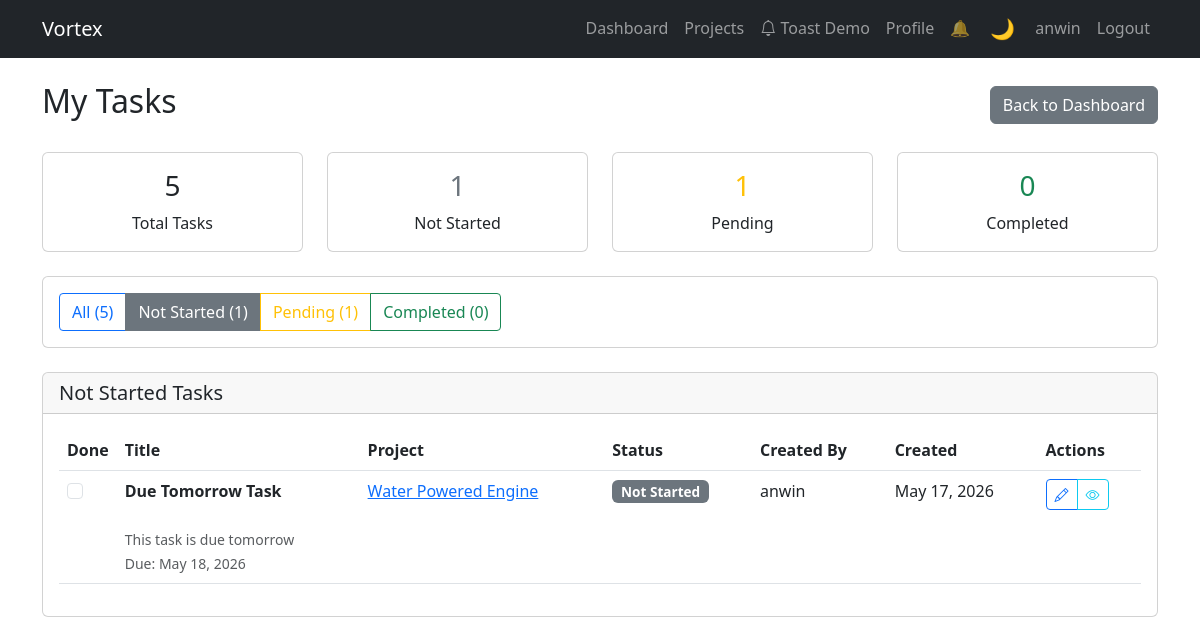
/api/tasks/?status=not_started (signed in), run on the app's committed database.
### apps/accounts/models.py (models this page shows, shortened)
class User(AbstractUser):
    ROLE_CHOICES = [
        ('admin', 'Admin'),
        ('manager', 'Manager'),
        ('member', 'Member'),
    ]
    id = models.UUIDField(primary_key=True, default=uuid.uuid4, editable=False)
    email = models.EmailField(unique=True)
    profile_image = models.URLField(blank=True, null=True)
    bio = models.TextField(blank=True, null=True)
    role = models.CharField(max_length=20, choices=ROLE_CHOICES, default='member')
    created_at = models.DateTimeField(auto_now_add=True)
    updated_at = models.DateTimeField(auto_now=True)
    USERNAME_FIELD = 'email'
    REQUIRED_FIELDS = ['username']
    class Meta:
        ordering = ['-created_at']

### apps/tasks/models.py (models this page shows, shortened)
class Task(models.Model):
    STATUS_CHOICES = [
        ('not_started', 'Not Started'),
        ('pending', 'Pending'),
        ('done', 'Done'),
        ('completed', 'Completed'),
        ('overdue', 'Overdue'),
    ]
    PRIORITY_CHOICES = [
        ('low', 'Low'),
        ('medium', 'Medium'),
        ('high', 'High'),
        ('urgent', 'Urgent'),
    ]
    id = models.UUIDField(primary_key=True, default=uuid.uuid4, editable=False)
    project = models.ForeignKey(
        Project,
        on_delete=models.CASCADE,
        related_name='tasks'
    )
    title = models.CharField(max_length=200)
    description = models.TextField(blank=True)
    assigned_to = models.ForeignKey(
        settings.AUTH_USER_MODEL,
        on_delete=models.SET_NULL,
        null=True,
        blank=True,
        related_name='assigned_tasks'
    )
    created_by = models.ForeignKey(
        settings.AUTH_USER_MODEL,
        on_delete=models.CASCADE,
        related_name='created_tasks'
    )
    status = models.CharField(
        max_length=20,
        choices=STATUS_CHOICES,
        default='not_started'
    )
    priority = models.CharField(
        max_length=20,
        choices=PRIORITY_CHOICES,
        default='medium'
    )
    due_date = models.DateField(null=True, blank=True)
    created_at = models.DateTimeField(auto_now_add=True)
    updated_at = models.DateTimeField(auto_now=True)
    class Meta:
        ordering = ['-created_at']

### apps/projects/models.py (models this page shows, shortened)
class Project(models.Model):
    id = models.UUIDField(primary_key=True, default=uuid.uuid4, editable=False)
    name = models.CharField(max_length=200)
    description = models.TextField()
    owner = models.ForeignKey(
        settings.AUTH_USER_MODEL,
        on_delete=models.CASCADE,
        related_name='owned_projects'
    )
    members = models.ManyToManyField(
        settings.AUTH_USER_MODEL,
        through='ProjectMember',
        through_fields=('project', 'user'),
        related_name='projects',
        blank=True
    )
    created_at = models.DateTimeField(auto_now_add=True)
    updated_at = models.DateTimeField(auto_now=True)
    class Meta:
        ordering = ['-created_at']

### apps/tasks/views.py (the view)
# urls.py: path('', views.task_list, name='task_list'),
@login_required
def task_list(request):
    status_filter = request.GET.get('status', 'all')
    tasks = Task.objects.filter(assigned_to=request.user).select_related('project', 'created_by')
    if status_filter == 'pending':
        tasks = tasks.filter(status='pending')
    elif status_filter == 'not_started':
        tasks = tasks.filter(status='not_started')
    elif status_filter == 'completed':
        tasks = tasks.filter(status='completed')
    all_count = Task.objects.filter(assigned_to=request.user).count()
    pending_count = Task.objects.filter(assigned_to=request.user, status='pending').count()
    not_started_count = Task.objects.filter(assigned_to=request.user, status='not_started').count()
    completed_count = Task.objects.filter(assigned_to=request.user, status='completed').count()
    context = {
        'tasks': tasks,
        'status_filter': status_filter,
        'all_count': all_count,
        'pending_count': pending_count,
        'not_started_count': not_started_count,
        'completed_count': completed_count,
    }
    return render(request, 'tasks/task_list.html', context)

### apps/common/templatetags/json_tags.py (called while the page is built, shortened)
@register.filter(name='safe_json')
def safe_json(value):
    if not value:
        return mark_safe('[]')

### apps/tasks/templates/tasks/task_list.html (shortened to what this page needs)
{% extends 'accounts/base.html' %}
{% block content %}
<div class="d-flex justify-content-between align-items-center mb-4">
    <h2>My Tasks</h2>
    <a href="{% url 'accounts:dashboard' %}" class="btn btn-secondary">Back to Dashboard</a>
</div>
<div class="row mb-4">
    <div class="col-md-3">
        <div class="card text-center">
            <div class="card-body">
                <h3>{{ all_count }}</h3>
                <p class="mb-0">Total Tasks</p>
            </div>
        </div>
    </div>
    <div class="col-md-3">
        <div class="card text-center">
            <div class="card-body">
                <h3 class="text-secondary">{{ not_started_count }}</h3>
                <p class="mb-0">Not Started</p>
            </div>
        </div>
    </div>
    <div class="col-md-3">
        <div class="card text-center">
            <div class="card-body">
                <h3 class="text-warning">{{ pending_count }}</h3>
                <p class="mb-0">Pending</p>
            </div>
        </div>
    </div>
    <div class="col-md-3">
        <div class="card text-center">
            <div class="card-body">
                <h3 class="text-success">{{ completed_count }}</h3>
                <p class="mb-0">Completed</p>
            </div>
        </div>
    </div>
</div>
<div class="card mb-4">
    <div class="card-body">
        <div class="btn-group" role="group">
            <a href="{% url 'tasks:task_list' %}"
               class="btn btn-{% if status_filter == 'all' %}primary{% else %}outline-primary{% endif %}">
                All ({{ all_count }})
            </a>
            <a href="{% url 'tasks:task_list' %}?status=not_started"
               class="btn btn-{% if status_filter == 'not_started' %}secondary{% else %}outline-secondary{% endif %}">
                Not Started ({{ not_started_count }})
            </a>
            <a href="{% url 'tasks:task_list' %}?status=pending"
               class="btn btn-{% if status_filter == 'pending' %}warning{% else %}outline-warning{% endif %}">
                Pending ({{ pending_count }})
            </a>
            <a href="{% url 'tasks:task_list' %}?status=completed"
               class="btn btn-{% if status_filter == 'completed' %}success{% else %}outline-success{% endif %}">
                Completed ({{ completed_count }})
            </a>
        </div>
    </div>
</div>
<div class="card">
    <div class="card-header">
        <h5 class="mb-0">
            {% if status_filter == 'all' %}All Tasks
            {% elif status_filter == 'pending' %}Pending Tasks
            {% elif status_filter == 'not_started' %}Not Started Tasks
            {% elif status_filter == 'completed' %}Completed Tasks
            {% endif %}
        </h5>
    </div>
    <div class="card-body">
        {% if tasks %}
            <div class="table-responsive">
                <table class="table table-hover">
                    <thead>
                        <tr>
                            <th style="width: 50px;">Done</th>
                            <th>Title</th>
                            <th>Project</th>
                            <th>Status</th>
                            <th>Created By</th>
                            <th>Created</th>
                            <th>Actions</th>
                        </tr>
                    </thead>
                    <tbody>
                        {% for task in tasks %}
                        <tr class="task-card {% if task.status == 'overdue' %}border-start border-danger border-3{% elif task.due_date %}{% now 'Y-m-d' as today %}{% endif %}">
                            <td>
                                <div class="form-check">
                                    <input class="form-check-input task-status-checkbox"
                                           type="checkbox"
                                           data-task-id="{{ task.id }}"
                                           id="task-{{ task.id }}">
                                </div>
                            </td>
                            <td>
                                <div class="d-flex align-items-center gap-2">
                                    <strong>{{ task.title }}</strong>
                                </div>
                                {% if task.description %}
                                    <br><small class="text-muted">{{ task.description|truncatewords:15 }}</small>
                                {% endif %}
                                {% if task.due_date %}
                                    <br>
                                    {% if task.status == 'overdue' %}
                                        <small class="text-danger" style="text-decoration: line-through;">Due: {{ task.due_date|date:"M d, Y" }}</small>
                                    {% else %}
                                        {% now "Y-m-d" as today %}
                                        {% if task.due_date|date:"Y-m-d" == today %}
                                            <small class="fw-bold" style="color: #ff8c00;">Due: {{ task.due_date|date:"M d, Y" }}</small>
                                        {% else %}
                                            <small class="text-muted">Due: {{ task.due_date|date:"M d, Y" }}</small>
                                        {% endif %}
                                    {% endif %}
                                {% endif %}
                            </td>
                            <td>
                                <a href="{% url 'projects:project_detail' task.project.pk %}">
                                    {{ task.project.name }}
                                </a>
                            </td>
                            <td>
                                <span class="badge
                                    {% if task.status == 'done' or task.status == 'completed' %}bg-success
                                    {% elif task.status == 'pending' %}bg-warning
                                    {% else %}bg-secondary{% endif %}">
                                    {{ task.get_status_display }}
                                </span>
                            </td>
                            <td>{{ task.created_by.username }}</td>
                            <td>{{ task.created_at|date:"M d, Y" }}</td>
                            <td>
                                <div class="btn-group btn-group-sm" role="group">
                                    <a href="{% url 'tasks:task_edit' task.pk %}"
                                       class="btn btn-outline-primary"
                                       title="Edit">
                                        <i class="bi bi-pencil"></i>
                                    </a>
                                    <a href="{% url 'projects:project_detail' task.project.pk %}"
                                       class="btn btn-outline-info"
                                       title="View Project">
                                        <i class="bi bi-eye"></i>
                                    </a>
                                </div>
                            </td>
                        </tr>
                        {% endfor %}
                    </tbody>
                </table>
            </div>
        {% endif %}
    </div>
</div>
{% endblock %}

### apps/accounts/templates/accounts/base.html (shortened to what this page needs)
<!DOCTYPE html>
<html lang="en">
<head>
    {% load static %}
    <link href="https://cdn.jsdelivr.net/npm/bootstrap@5.3.0/dist/css/bootstrap.min.css" rel="stylesheet">
    <link rel="stylesheet" href="https://cdn.jsdelivr.net/npm/bootstrap-icons@1.10.0/font/bootstrap-icons.css">
    <link rel="stylesheet" href="{% static 'css/dark-theme.css' %}">
    <link rel="stylesheet" href="{% static 'css/toast-system.css' %}">
    <link rel="stylesheet" href="{% static 'css/health-score.css' %}">
</head>
<body>
    <nav class="navbar navbar-expand-lg navbar-dark bg-dark">
        <div class="container">
            <a class="navbar-brand" href="{% url 'accounts:dashboard' %}">Vortex</a>
            <div class="collapse navbar-collapse" id="navbarNav">
                <ul class="navbar-nav ms-auto">
                    {% if user.is_authenticated %}
                        <li class="nav-item">
                            <a class="nav-link" href="{% url 'accounts:dashboard' %}">Dashboard</a>
                        </li>
                        <li class="nav-item">
                            <a class="nav-link" href="{% url 'projects:project_list' %}">Projects</a>
                        </li>
                        <li class="nav-item">
                            <a class="nav-link" href="{% url 'accounts:toast_demo' %}">
                                <i class="bi bi-bell"></i> Toast Demo
                            </a>
                        </li>
                        <li class="nav-item">
                            <a class="nav-link" href="{% url 'accounts:profile' %}">Profile</a>
                        </li>
                        <li class="nav-item">
                            <button id="sound-toggle" class="nav-link border-0 bg-transparent" aria-label="Toggle sound">
                            </button>
                        </li>
                        <li class="nav-item">
                            <button id="theme-toggle" class="nav-link border-0 bg-transparent" aria-label="Toggle theme">
                            </button>
                        </li>
                        <li class="nav-item">
                            <span class="nav-link">{{ user.username }}</span>
                        </li>
                        <li class="nav-item">
                            <a class="nav-link" href="{% url 'accounts:logout' %}">Logout</a>
                        </li>
                    {% endif %}
                </ul>
            </div>
        </div>
    </nav>
    {% load json_tags %}
    <div class="container mt-4">
        {% block content %}{% endblock %}
    </div>
</body>
</html>

### static/css/dark-theme.css (style rules this page uses)
:root { --bg-primary: #ffffff; --bg-secondary: #f8f9fa; --bg-tertiary: #e9ecef; --text-primary: #212529; --text-secondary: #6c757d; --text-muted: #adb5bd; --border-color: #dee2e6; --card-bg: #ffffff; --modal-bg: #ffffff; --navbar-bg: #212529; --navbar-text: #ffffff; --input-bg: #ffffff; --input-border: #ced4da; --table-bg: #ffffff; --table-hover: #f8f9fa; --dropdown-bg: #ffffff; --dropdown-hover: #f8f9fa; --shadow: rgba(0, 0, 0, 0.1); --shadow-lg: rgba(0, 0, 0, 0.15); }
* { transition: background-color 0.3s ease, color 0.3s ease, border-color 0.3s ease, background 0.3s ease; }
#theme-toggle { background: transparent; border: 1px solid var(--border-color); color: var(--navbar-text); padding: 0.375rem 0.75rem; border-radius: 0.375rem; cursor: pointer; font-size: 1.25rem; transition: all 0.3s ease; }

### static/css/health-score.css (style rules this page uses)
.btn-group .btn { border-radius: 0; }
.btn-group .btn:first-child { border-top-left-radius: 0.25rem; border-bottom-left-radius: 0.25rem; }
.btn-group .btn:last-child { border-top-right-radius: 0.25rem; border-bottom-right-radius: 0.25rem; }
.badge { font-size: 0.85rem; padding: 0.35em 0.65em; }

### data on the page
User: username "anwin"
Task: title "Due Tomorrow Task", description "This task is due tomorrow", due_date "May 18, 2026", project.name "Water Powered Engine", status "Not Started", created_by.username "anwin", created_at "May 17, 2026"

### other printed values
{{ all_count }} "5"
{{ not_started_count }} "1"
{{ pending_count }} "1"
{{ completed_count }} "0"
